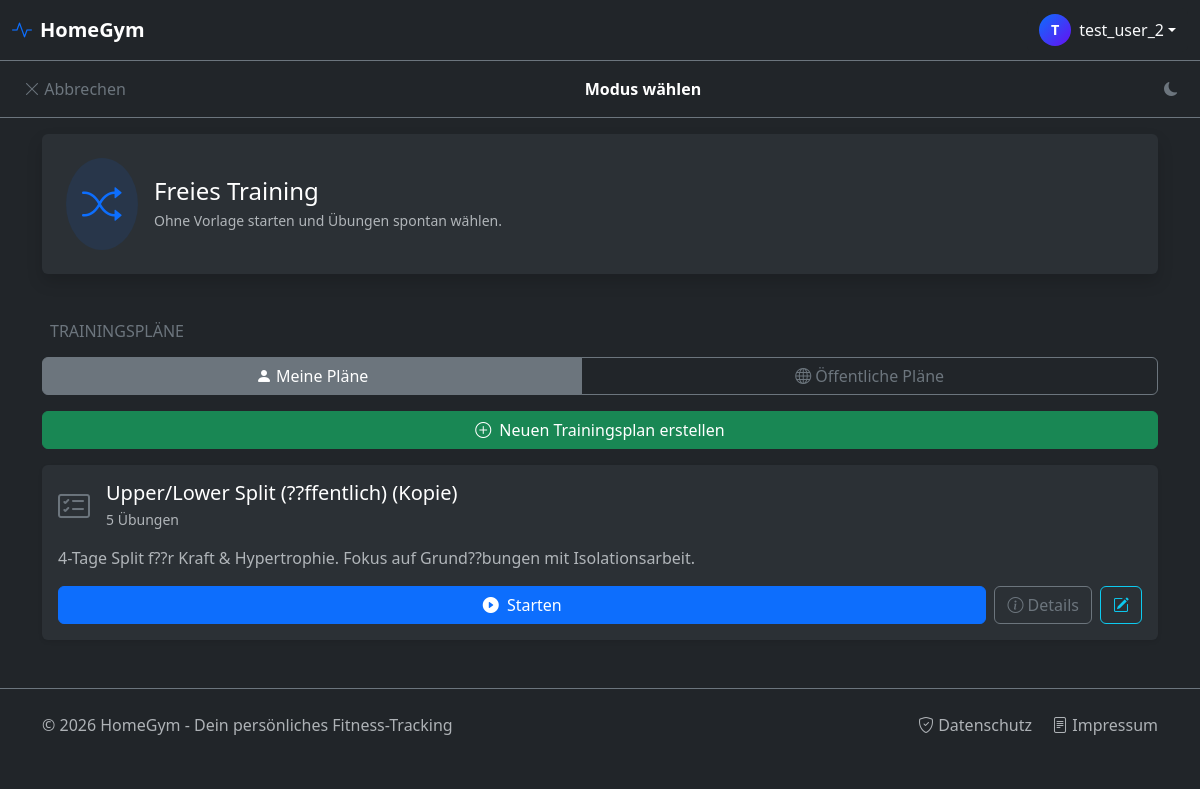
Page /training/select/ (signed in) on the committed database.
### core/models.py (models this page shows, shortened)
class Plan(models.Model):
    user = models.ForeignKey(User, on_delete=models.CASCADE, related_name="plaene", null=True)
    name = models.CharField(max_length=100, verbose_name="Name des Plans")
    beschreibung = models.TextField(blank=True, verbose_name="Beschreibung")
    is_public = models.BooleanField(default=False, verbose_name="Öffentlich")
    erstellt_am = models.DateTimeField(auto_now_add=True)
    class Meta:
        verbose_name = "Trainingsplan"
        verbose_name_plural = "Trainingspläne"

### core/views.py (the view)
# urls.py: path('training/select/', views.training_select_plan, name='training_select_plan'),
def training_select_plan(request):
    filter_type = request.GET.get('filter', 'eigene')
    if filter_type == 'public':
        plaene = Plan.objects.filter(is_public=True).exclude(user=request.user)
    else:
        plaene = Plan.objects.filter(user=request.user)
    context = {
        'plaene': plaene,
        'filter_type': filter_type
    }
    return render(request, 'core/training_select_plan.html', context)

### core/context_processors.py (called while the page is built)
def global_context(request):
    return {
        'current_year': datetime.now().year,
    }

### core/templates/core/training_select_plan.html (shortened to what this page needs)
{% load static %}
{% load static %}<!doctype html>
<html lang="de" data-bs-theme="dark" id="htmlRoot">
  <head>
    <link href="https://cdn.jsdelivr.net/npm/bootstrap@5.3.3/dist/css/bootstrap.min.css" rel="stylesheet">
    <link rel="stylesheet" href="https://cdn.jsdelivr.net/npm/bootstrap-icons@1.11.3/font/bootstrap-icons.min.css">
    <link rel="stylesheet" href="{% static 'core/css/theme-styles.css' %}">
    <link rel="stylesheet" href="{% static 'core/css/offline-manager.css' %}">
</head>
  <body>
    {% include 'core/includes/global_header.html' %}
    <nav class="navbar navbar-dark bg-dark border-bottom border-secondary">
      <div class="container-fluid">
        <a class="btn btn-outline-secondary border-0" href="{% url 'dashboard' %}">
            <i class="bi bi-x-lg"></i> Abbrechen
        </a>
        <span class="navbar-text text-white fw-bold">Modus wählen</span>
        <div style="width: 40px;">            <button onclick="toggleTheme()" class="btn btn-sm btn-outline-secondary border-0 ms-2" title="Theme wechseln">
              <i class="bi bi-moon-fill" id="themeIcon"></i>
            </button>
</div>
      </div>
    </nav>
    <div class="container pt-3">
      <a href="{% url 'training_start_free' %}" class="card card-stat border-primary mb-4 text-decoration-none shadow">
        <div class="card-body d-flex align-items-center p-4">
            <div class="bg-primary bg-opacity-10 rounded-circle p-3 me-3 text-primary">
                <i class="bi bi-shuffle fs-1"></i>
            </div>
            <div>
                <h4 class="mb-1">Freies Training</h4>
                <p class="text-muted mb-0 small">Ohne Vorlage starten und Übungen spontan wählen.</p>
            </div>
        </div>
      </a>
      <h6 class="text-secondary ps-2 mb-3 mt-5">TRAININGSPLÄNE</h6>
      <div class="btn-group w-100 mb-3" role="group">
        <a href="?filter=eigene" class="btn btn-outline-secondary {% if filter_type == 'eigene' %}active{% endif %}">
            <i class="bi bi-person-fill me-1"></i>Meine Pläne
        </a>
        <a href="?filter=public" class="btn btn-outline-secondary {% if filter_type == 'public' %}active{% endif %}">
            <i class="bi bi-globe me-1"></i>Öffentliche Pläne
        </a>
      </div>
      {% if filter_type == 'eigene' %}
      <div class="mb-3">
        <a href="{% url 'create_plan' %}" class="btn btn-success w-100">
            <i class="bi bi-plus-circle me-2"></i>Neuen Trainingsplan erstellen
        </a>
      </div>
      {% endif %}
      {% if not plaene %}
        <div class="alert alert-secondary text-center">
            {% if filter_type == 'eigene' %}
                <i class="bi bi-info-circle me-2"></i> Noch keine Pläne erstellt. Erstelle deinen ersten Plan!
            {% else %}
                <i class="bi bi-info-circle me-2"></i> Noch keine öffentlichen Pläne verfügbar.
            {% endif %}
        </div>
      {% else %}
        <div class="d-grid gap-3">
            {% for plan in plaene %}
            <div class="card card-stat border-secondary text-decoration-none shadow-sm">
                <div class="card-body">
                    <div class="d-flex align-items-center mb-3">
                        <div class="me-3 text-secondary">
                            <i class="bi bi-card-checklist fs-2"></i>
                        </div>
                        <div class="flex-grow-1">
                            <h5 class="mb-1">
                                {{ plan.name }}
                            </h5>
                            <p class="text-muted mb-0 small">
                                {{ plan.uebungen.count }} Übungen
                            </p>
                        </div>
                    </div>
                    {% if plan.beschreibung %}
                    <pre class="text-muted small mb-3" style="white-space: pre-wrap; font-family: inherit; font-size: inherit; background: transparent; border: none; padding: 0; margin-bottom: 1rem;">{{ plan.beschreibung }}</pre>
                    {% endif %}
                    <div class="d-flex gap-2">
                        {% if filter_type == 'eigene' %}
                            <a href="{% url 'training_start_plan' plan.id %}" class="btn btn-primary flex-grow-1">
                                <i class="bi bi-play-circle-fill me-1"></i> Starten
                            </a>
                            <a href="{% url 'plan_details' plan.id %}" class="btn btn-outline-secondary">
                                <i class="bi bi-info-circle"></i> Details
                            </a>
                            <a href="{% url 'edit_plan' plan.id %}" class="btn btn-outline-info">
                                <i class="bi bi-pencil-square"></i>
                            </a>
                        {% endif %}
                    </div>
                </div>
            </div>
            {% endfor %}
        </div>
      {% endif %}
    </div>
    {% include 'core/includes/global_footer.html' %}
  </body>
</html>

### core/templates/core/includes/global_header.html (shortened to what this page needs)
<nav class="navbar navbar-dark bg-dark border-bottom border-secondary sticky-top">
    <div class="container-fluid">
        <a class="navbar-brand fw-bold d-flex align-items-center" href="{% url 'dashboard' %}">
            <i class="bi bi-activity text-primary me-2"></i>
            <span class="d-none d-sm-inline">HomeGym</span>
        </a>
        <div class="dropdown">
            <button class="btn btn-dark dropdown-toggle d-flex align-items-center border-0"
                    type="button"
                    id="userDropdown"
                    data-bs-toggle="dropdown"
                    aria-expanded="false">
                <div class="user-avatar me-2">
                    {{ user.username|slice:":1"|upper }}
                </div>
                <span class="d-none d-md-inline text-light">{{ user.username }}</span>
            </button>
        </div>
    </div>
</nav>

### core/static/core/css/theme-styles.css (style rules this page uses)
.card-stat { border: none; }
.row .card-stat, .d-grid .card-stat { height: 100%; }
[data-bs-theme="dark"] .card-stat { background-color: #2b3035; color: #fff; }
[data-bs-theme="dark"] .card { background-color: #2b3035; color: #fff; }

### core/templates/core/includes/global_header.html (style rules this page uses)
.user-avatar { width: 32px; height: 32px; background: linear-gradient(135deg, #0d6efd, #6610f2); border-radius: 50%; display: flex; align-items: center; justify-content: center; font-weight: bold; font-size: 0.9rem; color: white; }

### rows in the picture
Plan: name "Upper/Lower Split (??ffentlich) (Kopie)", uebungen.count "5", beschreibung "4-Tage Split f??r Kraft & Hypertrophie. Fokus auf Grund??bungen mit Isolationsarbeit."

### other values in the picture
{{ user.username|slice:":1"|upper }} "T"
{{ user.username }} "test_user_2"
